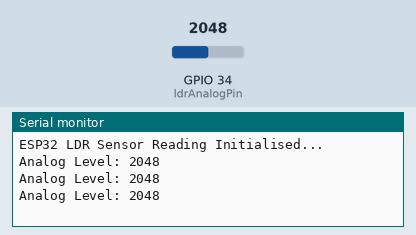
This sketch was run on a simulated ESP32. On the bench: the last lines printed to the serial monitor. The test bench sets the inputs (shaded band); at power-on: GPIO 34 (ldrAnalogPin) = 2048.

Above: at 1.3 s.
1.4 s: GPIO 34 (ldrAnalogPin) set to 2866
At 1.9 s:
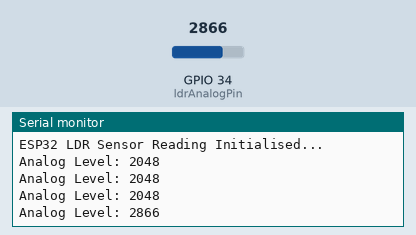
2.9 s: GPIO 34 (ldrAnalogPin) set to 3603
At 3.3 s:
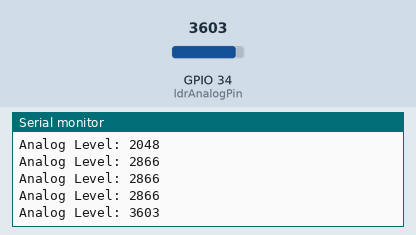
Timing chart, 0 to 5.9 s (numbered marks = the images above; inputs shaded):
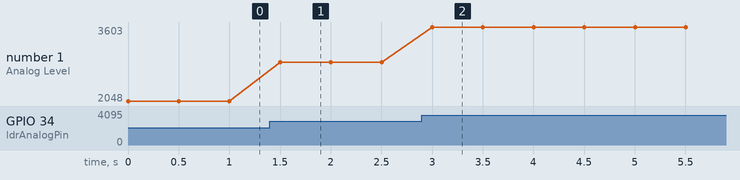

Measured:
- after the input at 1.4 s, the serial monitor: prints a new line after 0.10 s (image 1)
- after the input at 2.9 s, the serial monitor: prints a new line after 0.10 s (image 2)
- plotted number 1: 2048 → 2866 after the input at 1.4 s, 2866 → 3603 after the input at 2.9 s

The sketch:

ldr.ino
```cpp
const int ldrAnalogPin = 34;  // Analog pin connected to the voltage divider


void setup() {
  // Initiate sereial comms
  Serial.begin(115200);

  Serial.println("ESP32 LDR Sensor Reading Initialised...");
}

void loop() {
  int analogValue = analogRead(ldrAnalogPin);

  // Print the raw results to the Serial Monitor
  Serial.print("Analog Level: ");
  Serial.println(analogValue);

  delay(500);

}
```
